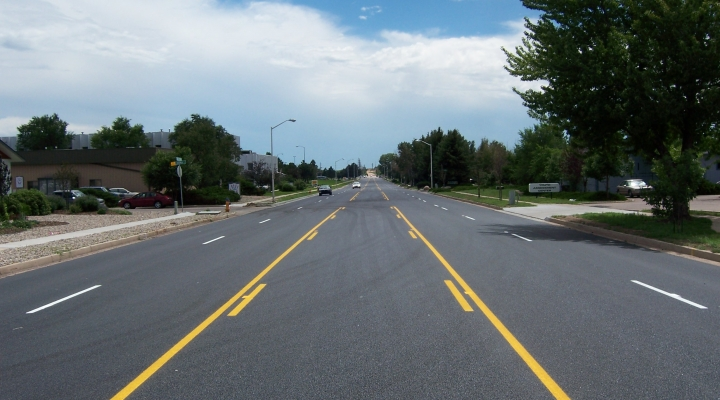
#> input picture GUI/Resources/way.png, 720 x 400 px, found by its file name
$ python line3.py   (older library calls are emulated)
#> lines starting #> are read from the running program, lines starting #| are printed output that depends on the picture; after the words box and inside, x2 and y2 are one past the last pixel; in counts of white or black regions, pixels touching at a corner belong together
import numpy
import cv2

image = cv2.imread('./Resources/way.png')
#> image is the input picture: shape (400, 720, 3); mean B, G, R 115.5, 113, 104.1
gray = cv2.cvtColor(image, cv2.COLOR_BGR2GRAY)
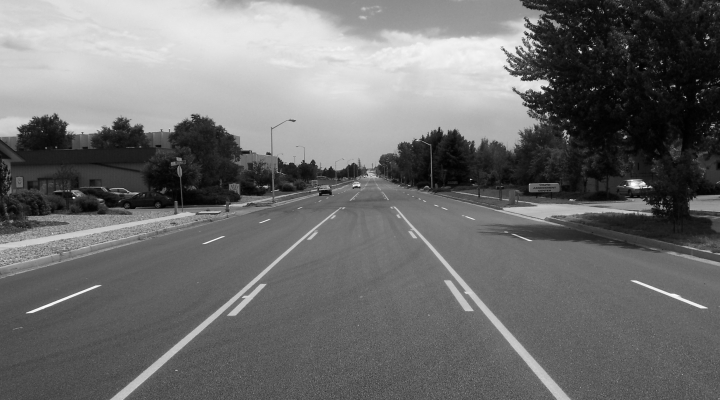
#> gray: shape (400, 720); min 0, max 254, mean 110.6
gray = cv2.bilateralFilter(gray, 11, 17, 17)
edged = cv2.Canny(gray, 30, 200)
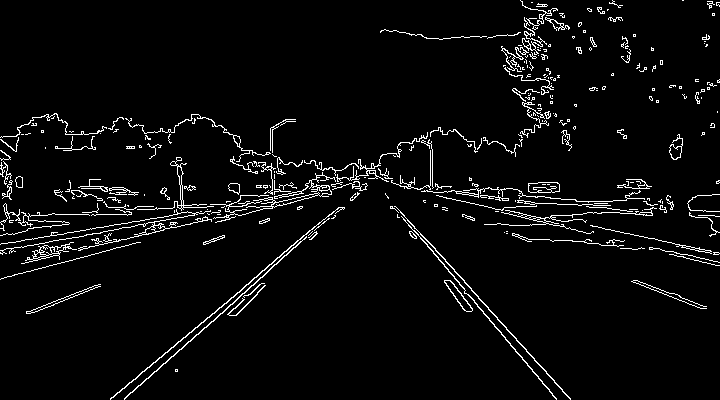
#> edged: shape (400, 720); 4.2% white in thin lines or dots

(_, cnts, _) = cv2.findContours(edged.copy(), cv2.RETR_TREE, cv2.CHAIN_APPROX_SIMPLE)
#> cnts = 486 contours, 416 with area under 20; largest, box (x1, y1, x2, y2) and area: (210, 172, 336, 223) 324, (528, 182, 560, 193) 290, (21, 242, 77, 264) 286, (528, 182, 560, 193) 284, (444, 280, 473, 312) 265
cnts = sorted(cnts, key = cv2.contourArea, reverse = True)[:10]
#> cnts = 10 contours; largest, box (x1, y1, x2, y2) and area: (210, 172, 336, 223) 324, (528, 182, 560, 193) 290, (21, 242, 77, 264) 286, (528, 182, 560, 193) 284, (444, 280, 473, 312) 265
screenCnt = None

for c in cnts:
	# approximate the contour
    peri = cv2.arcLength(c, True)
    approx = cv2.approxPolyDP(c, 0.02 * peri, True)

	# if our approximated contour has four points, then
	# we can assume that we have found our screen
    if len(approx) == 4:
        screenCnt = approx
        break
#> this loop made 10 passes
#> (peri, screenCnt) on pass 10: (747.6, [[656, 208], [484, 224], [590, 233], [544, 219]])
#> peri on passes 2 to 6: 80.73, 222.3, 162.4, 92.23, 90.47

cv2.imshow("valami", image)
cv2.waitKey(0)
